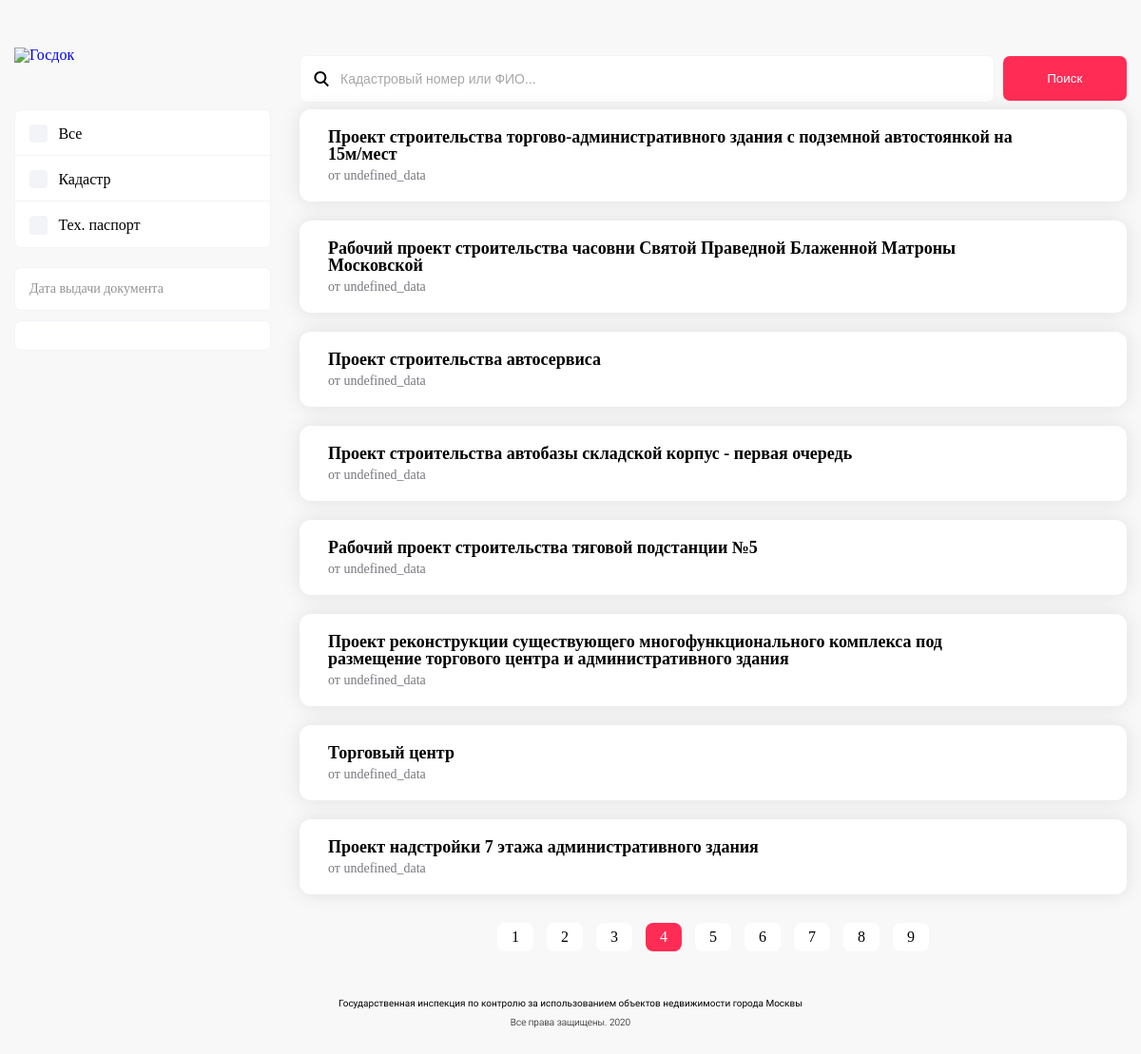
The app's page /dashboard?page=4 with its own data.
### application/model/Classes/CLASS1Collection.py (models this page shows)
class CLASS1Collection(Base):
    __tablename__ = "class1"
    id = Column(Integer, primary_key=True)
    number = Column(String)  # Идентификационный номер документа
    imagepath = Column(String)  # Ориг. данные
    district = Column(String)  # Административный округ
    region = Column(String)  # Район
    address = Column(String)  # Адрес
    objectname = Column(String)  # Наименование объекта
    objectpurpose = Column(String)  # Функциональное назначение объекта

### application/dashboard/view/views.py (the view)
def dashboard():
    model = GlobalApplicationModel()
    return render_template("index.html", model=model)

### application/model/Classes/CLASS1Collection.py (called while the page is built)
    @property
    def type_doc(self) -> str:
        return "Свидетельство об утверждении архитектурно-градостроительного решения"

    @property
    def num_doc(self) -> str:
        return self.number if self.number else "Пусто"

    @property
    def date_doc(self) -> int:
        return 1

    @property
    def institution(self) -> str:
        return "Комитет по архитектуре и градостроительству г. Москвы"

    @property
    def class_id(self):
        return "class1"

### application/model/GlobalApplicationModel.py (called while the page is built)
def init(collection) -> BaseDocument:
    if isinstance(collection, CLASS1Collection):
        return CLASS1Document(**vars(collection))

def session_closure(function):
    def wrapper(self, *args):
        session.close()
        return function(self)
    return wrapper

    @session_closure
    def __fetch_documents(self) -> [BaseDocument]:
        return [init(collection) for document in self.__collections for collection in session.query(document).all()]

    def __documentsPagination(self):
        page = request.args.get("page")
        if page and int(page):
            self.__current_page = int(page)
        else:
            self.__current_page = 1
        self.__pages = self.count // 8 + 1
        return self.__documents[0:8] if self.current_page == 1 else self.__documents[
                                                                    self.current_page * 8:self.current_page * 8 + 8]

    @property
    def count(self) -> int:
        return len(self.__documents)

    @property
    def documentsWithPagination(self):
        return self.__documentsForDashboard

    @property
    def pages(self) -> int:
        return self.__pages

    @property
    def current_page(self) -> int:
        return self.__current_page

### application/dashboard/templates/index.html (shortened to what this page needs)
{% extends "base.html" %}
{% block content %}
    {% for document in model.documentsWithPagination %}
    <div class="item d-flex flex-wrap">
        <div class="name">
            <a href="#">
                {{document.objectname}}
                <span class="desc">от undefined_data</span>
            </a>
        </div>
        <div class="controls">
            <a href="javascript:void(0);" class="download"></a>
        </div>
    </div>
    {% endfor %}
    <div class="pagination">
        <ul class="d-flex d-flex justify-content-center">
            {% for page in range(1, model.pages) %}
                {%if page == model.current_page %}
                    <li class="active"><a href="#">{{page}}</a></li>
                {% else %}
                    <li><a href="?page={{page}}">{{page}}</a></li>
                {%endif%}
            {%endfor%}
        </ul>
    </div>
{% endblock %}

### application/static/css/desktop.css (style rules this page uses)
html, body, div, span, applet, object, iframe, h1, h2, h3, h4, h5, h6, p, blockquote, pre, a, abbr, acronym, address, big, cite, code, del, dfn, em, img, ins, kbd, q, s, samp, small, strike, strong, sub, sup, tt, var, b, u, i, center, dl, dt, dd, ol, ul, li, fieldset, form, label, legend, table, caption, tbody, tfoot, thead, tr, th, td, article, aside, canvas, details, embed, figure, figcaption, footer, header, hgroup, menu, nav, output, ruby, section, summary, time, mark, audio, video { margin: 0; padding: 0; border: 0; font-size: 100%; font: inherit; vertical-align: baseline; }
body { line-height: 1; font-family: 'SF UI Text'; position:relative; background-color:#F8F8F8; color:#000; }
body a { text-decoration:none; }
ol, ul { list-style: none; }
.search.results .res-items .item { background: #fff; padding: 20px 30px; box-shadow: 0px 0px 20px rgba(0, 0, 0, 0.1); border-radius: 12px; margin-bottom: 20px; }
.search.results .res-items .item .name { width: 90%; }
.search.results .res-items .item .controls { width: 10%; text-align: right; }
.search.results .res-items .item a { color:#000; font-size:18px; font-weight:600; }
.search.results .res-items .item a .desc { display:block; font-size:14px; color:#77767E; font-weight:400; margin-top: 7px; }
.search.results .res-items .item .controls .download { background: url(../img/icons/down-circle.svg) no-repeat; background-size: 100%; width: 22px; height: 24px; content: ''; display: inline-block; margin: 8px 0px 0px 6px; }
.search.results .pagination { text-align:center; margin-top: 30px; }
.search.results .pagination ul li a { display: inline-block; background: #fff; padding: 6px 15px; border-radius: 8px; color: #000; line-height: normal; margin: 0px 7px; }
.search.results .pagination ul li.active a { background: #ff2d55; color: #fff; }

### records on screen
CLASS1Collection: objectname "Проект строительства торгово-административного здания с подземной автостоянкой на 15м/мест"
CLASS1Collection: objectname "Рабочий проект строительства часовни Святой Праведной Блаженной Матроны Московской"
CLASS1Collection: objectname "Проект строительства автосервиса"
CLASS1Collection: objectname "Проект строительства автобазы складской корпус - первая очередь"
CLASS1Collection: objectname "Рабочий проект строительства тяговой подстанции №5"
CLASS1Collection: objectname "Проект реконструкции существующего многофункционального комплекса под размещение торгового центра и административного здания"
CLASS1Collection: objectname "Торговый центр"
CLASS1Collection: objectname "Проект надстройки 7 этажа административного здания"

### other values on screen
{{ page }} "1" "2" "3" "5" "6" "7" "8" "9"
{{ page }} "4"
